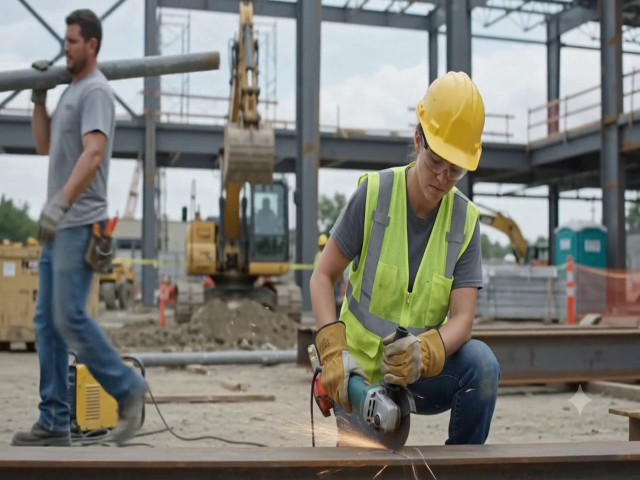
#> input picture PPE-Safety/tests/fixtures/check_photo.jpg, 640 x 480 px
$ python _probe_sweep.py   (older library calls are emulated)
#> lines starting #> are read from the running program, lines starting #| are printed output that depends on the picture
#> in main, frame is the input picture: shape (480, 640, 3); mean B, G, R 118.8, 126, 126.4
### PPE-Safety/tests/capture_verdicts.py
"""
Record what each module *says* about a degraded picture, before a phase changes it.

`capture_baseline.py` records configuration behaviour. This records verdicts —
the thing Phase 2 exists to change — because the defect is not that a number
is wrong but that a sentence is: at 17% of daylight the system reports "1
without a helmet" and at 16% it reports "Wearing the right gear", and both are
said with the same confidence.

    cd backend && PYTHONPATH=$PWD .venv/bin/python ../tests/capture_verdicts.py phase2

Every judgement here is made on a real photograph, degraded by the same
operations the debug report measured with. Nothing synthetic.
"""

import json
import sys
from pathlib import Path
from typing import Any

import cv2
import numpy as np

ROOT = Path(__file__).resolve().parent.parent
sys.path.insert(0, str(ROOT / "backend"))

from app.modules.registry import list_services  # noqa: E402

FIXTURE = ROOT / "tests" / "fixtures" / "check_photo.jpg"

#: The conditions the debug report found the cliffs in, plus the levels either
#: side of each one.
def conditions(frame: np.ndarray) -> dict[str, np.ndarray]:
    out: dict[str, np.ndarray] = {"baseline": frame}

    for factor in (0.50, 0.35, 0.25, 0.20, 0.17, 0.16, 0.10, 0.08):
        out[f"brightness_{factor:.2f}"] = np.clip(
            frame.astype(np.float32) * factor, 0, 255
        ).astype(np.uint8)
#> after the loop, out = 9 items

    for kernel in (5, 9, 11, 13, 21, 31):
        out[f"blur_k{kernel}"] = cv2.GaussianBlur(frame, (kernel, kernel), 0)
#> after the loop, out = 15 items

    for quality in (30, 21, 19, 17, 10, 5):
        ok, buffer = cv2.imencode(
            ".jpg", frame, [int(cv2.IMWRITE_JPEG_QUALITY), quality]
        )
        if ok:
            out[f"jpeg_q{quality}"] = cv2.imdecode(buffer, cv2.IMREAD_COLOR)

    return out


#: Keys worth recording from a result. Deliberately not the whole payload:
#: annotated pictures and per-frame timings differ every run and would drown
#: the diff that matters.
#
# `unreadable_reason` and `people_unverified` are here because they were
# missed first time round: the bench recorded `readable` and neither of its
# two companions, so a module could set the flag, forget both fields the
# contract requires beside it, and diff perfectly clean. An instrument that
# cannot see two thirds of what a phase promised is not measuring the phase.
INTERESTING = (
    "summary", "alert", "status", "severity",
    "unreadable_reason", "people_unverified",
    "people_total", "people_not_checked", "people_too_dark",
    "wearing_helmet", "missing_helmet", "wearing_vest", "missing_vest",
    "wearing_mask", "missing_mask", "checked",
    "with_gloves", "without_gloves",
    "person_count", "person_inside",
    "readable", "reason",
)


# [64 lines left out: functions capture, main, not called in this run]


# [2 lines that do not run on import are left out]

### PPE-Safety/backend/app/vision/legibility.py
"""
Can this picture be judged at all?

Every capability in this system fails the same way. Dim the room, blur the
lens, or compress the stream, and people stop being detected — not
misjudged, *lost*. A scene with nobody in it then renders on every screen we
ship as a calm, green, everything-is-fine state. The measured cliff is one
percentage point wide: at 17% of daylight the system reports "1 without a
helmet", and at 16% it reports "Wearing the right gear".

That is the wrong direction for a safety product, and it is the same defect in
four capabilities, so the question is asked once, here.

This does not try to say whether a *particular* person was missed — nothing
cheap can. It says whether the picture is inside the range where detection was
measured to work. Outside it, a module should report that it cannot judge
rather than that everything is fine.

## Where the numbers come from

Measured against the person detector on two real frames — a site photograph
with three workers, one of them distant and plainly dressed, and an office
desk with one near figure. Each was degraded until the detector started losing
people, recording both the loss and the picture measures at each step.

    condition          brightness  contrast  sharpness  blockiness  people
    site, baseline          125.3      58.4      249.2       1.208     3/3
    site, x0.50              62.4      29.2       63.9           —     3/3
    site, x0.35              43.4      20.4       32.3           —     2/3  <-
    site, blur k=9          125.3      55.5       15.0       1.09*     3/3
    site, blur k=11         125.3      54.9       10.4       1.080     2/3  <-
    site, jpeg q=30         125.3      58.4      246.0       1.716     3/3
    site, jpeg q=21         125.3      58.4      255.2       1.904     2/3  <-

Two things that measurement settled, both of which would have been guessed
wrong:

**Sharpness cannot see compression damage.** Laplacian variance *rises* as
JPEG quality falls — 249 at baseline, 302 at q=10, 400 at q=5 — because
blocking artefacts are edges. A gate built on sharpness alone would call a
q=5 frame the sharpest picture it had ever seen. Blockiness is measured
separately for that reason, and it moves the other way under blur, so the two
do not double-count.

**The best detection confidence is useless as a signal.** Across the whole
brightness sweep it never fell below 0.85, because the nearest person stays
easy while the distant one disappears. Whatever warns us has to be a property
of the picture, not of what the detector felt sure about.

## What this deliberately does not do

It does not catch a picture that is well lit, sharp and uncompressed but still
wrong — a lens pointed at a wall, a scene the model has never seen. It is a
floor, not a guarantee. And it is conservative by design: it will sometimes
call a picture unjudgeable that the detector would in fact have handled, which
costs an "unverified" where an "all clear" would have been right. That is the
cheap direction to be wrong in.
"""

from dataclasses import dataclass
from typing import Optional

import cv2
import numpy as np

__all__ = ["Reading", "Floors", "FLOORS", "read", "readable"]

#: Mean brightness, 0-255, below which people start being lost.
#:
#: The site frame lost its third worker between x0.50 (62.4) and x0.35 (43.4).
#: Set just above the loss, not at it: the point is to speak before the
#: detector goes quiet, not at the same moment.
MIN_BRIGHTNESS = 45.0

#: Standard deviation of brightness, below which the picture is too flat to
#: read. Tracks the same measurement — contrast 20.4 at the first loss.
MIN_CONTRAST = 21.0

#: Laplacian variance of a contrast-normalised picture, below which detail is
#: gone. Blur k=9 (26.7) still found everybody; k=11 (19.0) did not.
#:
#: Normalised, because raw Laplacian variance scales with signal amplitude and
#: therefore falls when a picture is merely dim: the same photograph reads 249
#: at full light and 11.5 at a fifth of it without a trace of blur. The first
#: version of this file used the raw figure, and dim pictures were reported as
#: "Too blurred to check" — a true verdict for the wrong reason, which sends an
#: operator to the lens when the answer is the light switch. Stretched to a
#: reference contrast first, the same sweep reads 406 to 493 — flat — while
#: blur still takes it from 122 down to 5.
MIN_SHARPNESS = 22.0

#: Ratio of edge energy on the 8x8 compression grid to edge energy off it.
#: 1.21 on an untouched frame, 1.90 where the detector started losing people,
#: 3.77 at quality 5. Under blur it falls to 1.03, so this fires on
#: compression alone.
MAX_BLOCKINESS = 1.80

#: Smallest patch worth measuring, in pixels. Below this the statistics are
#: noise: a 20-pixel crop of anything has a "contrast" that means nothing.
MIN_PIXELS = 400


@dataclass(frozen=True)
class Reading:
    """What the picture measures, and whether that is enough to judge it."""

    brightness: float
    contrast: float
    sharpness: float
    blockiness: float
    readable: bool
    #: Plain words for the operator, or None when the picture is fine.
    reason: Optional[str]

    # [10 lines left out: function as_dict, not called in this run]


def _blockiness(grey: np.ndarray) -> float:
    """
    Edge energy on the compression grid against edge energy off it.

    A JPEG quantises 8x8 blocks independently, so as quality falls the block
    boundaries become visible steps. Comparing the two populations is scale
    free — a picture that is simply busy raises both.
    """
    if grey.shape[1] < 24:
        return 0.0

    steps = np.abs(np.diff(grey.astype(np.float32), axis=1))

    on_grid = steps[:, 7::8]
    off_grid = np.delete(steps, np.s_[7::8], axis=1)

    if off_grid.size == 0 or on_grid.size == 0:
        return 0.0

    off_mean = float(off_grid.mean())

    # A perfectly flat picture has no edges anywhere. That is a legibility
    # problem, but it is the contrast rule's to report, not this one's.
    return float(on_grid.mean() / off_mean) if off_mean > 0.01 else 0.0


def _sharpness(grey: np.ndarray) -> float:
    """
    How much fine detail survives, independent of how brightly it is lit.

    The percentile stretch is what makes it independent: taken raw, this
    measure cannot tell a blurred picture from a dark one, because both
    flatten the same gradients.
    """
    stretched = grey.astype(np.float32)

    low, high = np.percentile(stretched, (2, 98))

    # A floor on the range, so a genuinely flat picture is not amplified into
    # apparent detail. Contrast has its own rule; this one is about blur.
    stretched = (stretched - low) * (255.0 / max(float(high - low), 24.0))

    return float(
        cv2.Laplacian(np.clip(stretched, 0, 255).astype(np.uint8), cv2.CV_64F).var()
    )


@dataclass(frozen=True)
class Floors:
    """The levels below which one particular model stops being trusted."""

    brightness: float
    contrast: float
    sharpness: float
    blockiness: float


#: Floors per module, measured against the weights that module actually runs.
#:
#: The first version of this file had one set of floors for everybody, derived
#: from degrading frames until `yolov8n-seg.pt` at confidence 0.35 lost people.
#: No shipped module runs that configuration. Two agents found the consequence
#: independently and from opposite ends: Safety Gear was still correctly
#: reporting a missing helmet and vest at a brightness the shared gate closed
#: at, and the mask module went dark roughly four times earlier than its own
#: weights required. Measured across twenty-one quality levels it cost
#: twenty-four correct verdicts — an honest system that had stopped being a
#: useful one.
#:
#: Each brightness floor sits just above where that model's own person
#: detection was measured to fail on the reference photograph:
#:
#:     ppe.pt      holds to  14.6, fails at 12.1  -> 16
#:     mask.pt     holds to  12.1, fails at  9.6  -> 13
#:     gloves.pt   holds to   7.0, never failed   -> 10
#:     yolov8n-seg holds to   7.0, never failed   -> 10
#:
#: Sharpness is deliberately NOT per module. Safety Gear's detector loses the
#: plainly-dressed worker at a blur kernel of 3 — a softness no operator would
#: call blurred, and far too fine to gate on without calling most real camera
#: pictures unreadable. That is a weakness of the weights, not of the picture,
#: and the honest answer to it is a headcount-drop signal rather than a
#: threshold. Recorded here so the next person does not "fix" it by raising a
#: number until the symptom disappears.
#: Sharpness floors are measured the same way — where each model's own person
#: detection failed under blur, in normalised units:
#:
#:     yolov8n-seg  held k=9  (26.7), lost at k=11 (19.0)  -> 22
#:     mask.pt      held k=17 ( 9.4), lost at k=21 ( 7.2)  ->  9.5
#:     gloves.pt    never lost anybody                     ->  6
#:
#: The mask figure was wrong the first time and is worth keeping the record
#: of: it was written as "held k=21, lost at k=31", and mask.pt does not hold
#: at k=21 — it finds one of the two people there. A floor of 6 therefore
#: called a picture readable that the module had already lost somebody from,
#: and it reported "1 person without a mask" about the one who was left, with
#: nobody counted unverified. That is the exact defect this phase removed from
#: this module, reintroduced by a floor set from a misread measurement.
#:
#: 9.5 is the last level measured to hold rather than the midpoint of the gap
#: below it. The other floors here sit mid-gap, and the difference is untested
#: ground either way; on the module whose failure is accusing the person still
#: visible, the tested side is the right one to stand on. It costs nothing
#: measurable — every blur level mask judges correctly reads 14.1 or above.
#:     ppe.pt       lost the plain-clothed worker at k=3 (122.4)
#:
#: Safety Gear keeps the general floor rather than 122, and that is a stated
#: gap rather than an oversight: gating at 122 would call an ordinary softly
#: focused camera unreadable, and the thing actually failing is the weights.
#: The last two were measured after the first pass, because the coverage table
#: showed the same over-caution the per-module floors were introduced to fix,
#: still in place where nobody had measured:
#:
#:   restricted zone  kept the general blur floor while its own detector held
#:                    every person to a kernel of 31 — nine correct verdicts
#:                    traded for "unverified" at levels it could see fine.
#:   face             had no floors at all and fell back to the strictest set,
#:                    losing fifteen of twenty correct verdicts. It is the most
#:                    robust model in the system: the debug report measured it
#:                    matching at 0.86 in near-darkness (mean pixel 4.3), through
#:                    JPEG quality 5, and to a blur kernel of 27.
FLOORS: dict[str, "Floors"] = {
    "ppe": Floors(16.0, 8.0, 22.0, 1.80),
    "mask": Floors(13.0, 7.0, 9.5, 1.80),
    "gloves": Floors(10.0, 6.0, 6.0, 1.80),
    "restricted-zone": Floors(10.0, 6.0, 6.0, 1.80),
    # Inherited from restricted-zone rather than measured, and said so here
    # rather than left to look like a figure somebody established. Both watch
    # a whole scene for a large object rather than reading detail on a person,
    # so the shape of the question is the same — but the forklift weights have
    # never been swept across the quality levels the other floors came from,
    # and until they are this is a reasonable default and not a measurement.
    "vehicle-zone": Floors(10.0, 6.0, 6.0, 1.80),
    # Inherited from restricted-zone for the same reason as vehicle-zone, and
    # said so rather than left to look measured. It watches a whole scene for a
    # large object rather than reading detail on a person, so the shape of the
    # question matches — but the floor-appearance detector has never been swept
    # across the quality levels those floors came from.
    #
    # There is one thing worth knowing that is specific to it: this module
    # judges colour, not detail, so it is hurt less by blur than by anything
    # that shifts hue. It has its own second opinion for the case the picture
    # is legible but the marked strip is not floor — see `floor_readable` — so
    # a dark aisle fails here and a mis-marked one fails there.
    "walkways": Floors(10.0, 6.0, 6.0, 1.80),
    "workstation": Floors(10.0, 6.0, 6.0, 1.80),
    "face": Floors(6.0, 4.0, 5.0, 4.00),
}

#: For anything with no measurement of its own — doors and face recognition
#: judge no people, so there is no headcount to degrade until it breaks.
DEFAULT_FLOORS = Floors(MIN_BRIGHTNESS, MIN_CONTRAST, MIN_SHARPNESS, MAX_BLOCKINESS)


def read(picture: np.ndarray, module_id: Optional[str] = None) -> Reading:
    """
    Measure a picture, or a patch of one.

    Args:
        picture: a BGR image — a whole frame, or a crop around one person.
        module_id: whose floors to judge against. Omitted, the shared floors
            apply — which are the strictest, so an unnamed caller is never
            told a picture is fine that a named one would refuse.

    Returns:
        A `Reading`. A patch too small to measure is reported readable, with
        no reason: refusing to judge something on the basis of statistics that
        are themselves meaningless would be the same mistake in miniature.
    """
    if picture is None or picture.size == 0:
        return Reading(0.0, 0.0, 0.0, 0.0, False, "There is no picture to check.")

    grey = (
        cv2.cvtColor(picture, cv2.COLOR_BGR2GRAY)
        if picture.ndim == 3
        else picture
    )
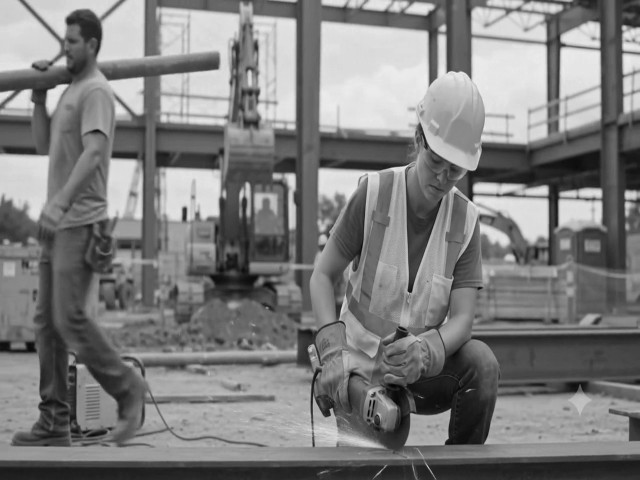
#> grey: shape (480, 640); min 1, max 241, mean 125.3

    brightness = float(grey.mean())
#> brightness = 125.3
    contrast = float(grey.std())
#> contrast = 58.37
    sharpness = _sharpness(grey)
#> in _sharpness, `low, high = np.percentile(stretched, (2, 98))`: low = 30; high = 229
#> sharpness = 406.4
    blocks = _blockiness(grey)
#> in _blockiness, `steps = np.abs(np.diff(grey.astype(np.float32), axis=1))`:
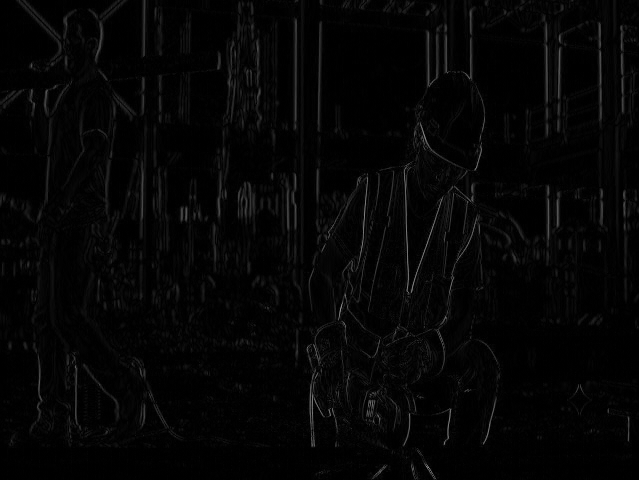
#> steps: shape (480, 639) float32; min 0, max 145, mean 5.1
#> (the rest of the program and of its run is left out)
